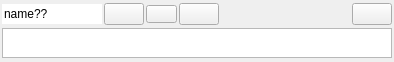
<?xml version="1.0" encoding="UTF-8"?>
<ui version="4.0">
 <class>FormSettingsField</class>
 <widget class="QWidget" name="FormSettingsField">
  <property name="geometry">
   <rect>
    <x>0</x>
    <y>0</y>
    <width>394</width>
    <height>62</height>
   </rect>
  </property>
  <property name="sizePolicy">
   <sizepolicy hsizetype="Preferred" vsizetype="Minimum">
    <horstretch>0</horstretch>
    <verstretch>0</verstretch>
   </sizepolicy>
  </property>
  <property name="maximumSize">
   <size>
    <width>16777215</width>
    <height>62</height>
   </size>
  </property>
  <property name="windowTitle">
   <string>Form</string>
  </property>
  <layout class="QVBoxLayout" name="verticalLayout">
   <property name="spacing">
    <number>2</number>
   </property>
   <property name="sizeConstraint">
    <enum>QLayout::SetMinimumSize</enum>
   </property>
   <property name="leftMargin">
    <number>2</number>
   </property>
   <property name="topMargin">
    <number>2</number>
   </property>
   <property name="rightMargin">
    <number>2</number>
   </property>
   <property name="bottomMargin">
    <number>2</number>
   </property>
   <item>
    <layout class="QHBoxLayout" name="horizontalLayout">
     <item>
      <widget class="QLineEdit" name="lineEditName">
       <property name="sizePolicy">
        <sizepolicy hsizetype="Minimum" vsizetype="Fixed">
         <horstretch>0</horstretch>
         <verstretch>0</verstretch>
        </sizepolicy>
       </property>
       <property name="maximumSize">
        <size>
         <width>100</width>
         <height>16777215</height>
        </size>
       </property>
       <property name="text">
        <string>name??</string>
       </property>
       <property name="frame">
        <bool>false</bool>
       </property>
       <property name="clearButtonEnabled">
        <bool>false</bool>
       </property>
      </widget>
     </item>
     <item>
      <widget class="QPushButton" name="pushButton">
       <property name="toolTip">
        <string>Hide/show description</string>
       </property>
       <property name="text">
        <string/>
       </property>
       <property name="icon">
        <iconset resource="content.qrc">
         <normaloff>:/resources/text.png</normaloff>:/resources/text.png</iconset>
       </property>
       <property name="checkable">
        <bool>true</bool>
       </property>
      </widget>
     </item>
     <item>
      <widget class="QPushButton" name="pushButtonSave">
       <property name="maximumSize">
        <size>
         <width>50</width>
         <height>16777215</height>
        </size>
       </property>
       <property name="font">
        <font>
         <pointsize>6</pointsize>
        </font>
       </property>
       <property name="toolTip">
        <string>Click here to save current settings</string>
       </property>
       <property name="statusTip">
        <string>Save project</string>
       </property>
       <property name="whatsThis">
        <string>Save project</string>
       </property>
       <property name="text">
        <string/>
       </property>
       <property name="icon">
        <iconset resource="content.qrc">
         <normaloff>:/resources/save.png</normaloff>:/resources/save.png</iconset>
       </property>
      </widget>
     </item>
     <item>
      <widget class="QPushButton" name="pushButtonLoad">
       <property name="maximumSize">
        <size>
         <width>50</width>
         <height>16777215</height>
        </size>
       </property>
       <property name="toolTip">
        <string>Load saved settings from file</string>
       </property>
       <property name="statusTip">
        <string>Reload Project</string>
       </property>
       <property name="whatsThis">
        <string>Reload project</string>
       </property>
       <property name="text">
        <string/>
       </property>
       <property name="icon">
        <iconset resource="content.qrc">
         <normaloff>:/resources/replot.png</normaloff>:/resources/replot.png</iconset>
       </property>
      </widget>
     </item>
     <item>
      <spacer name="horizontalSpacer">
       <property name="orientation">
        <enum>Qt::Horizontal</enum>
       </property>
       <property name="sizeHint" stdset="0">
        <size>
         <width>40</width>
         <height>20</height>
        </size>
       </property>
      </spacer>
     </item>
     <item>
      <widget class="QPushButton" name="pushButtonDelete">
       <property name="maximumSize">
        <size>
         <width>50</width>
         <height>16777215</height>
        </size>
       </property>
       <property name="toolTip">
        <string>Delete settings file</string>
       </property>
       <property name="statusTip">
        <string>Delete project</string>
       </property>
       <property name="whatsThis">
        <string>Delete project</string>
       </property>
       <property name="text">
        <string/>
       </property>
       <property name="icon">
        <iconset resource="content.qrc">
         <normaloff>:/resources/trash.png</normaloff>:/resources/trash.png</iconset>
       </property>
      </widget>
     </item>
    </layout>
   </item>
   <item>
    <widget class="QTextEdit" name="textEditDescription">
     <property name="maximumSize">
      <size>
       <width>5000</width>
       <height>30</height>
      </size>
     </property>
    </widget>
   </item>
  </layout>
 </widget>
 <resources>
  <include location="content.qrc"/>
 </resources>
 <connections>
  <connection>
   <sender>pushButton</sender>
   <signal>toggled(bool)</signal>
   <receiver>textEditDescription</receiver>
   <slot>setVisible(bool)</slot>
   <hints>
    <hint type="sourcelabel">
     <x>133</x>
     <y>19</y>
    </hint>
    <hint type="destinationlabel">
     <x>125</x>
     <y>42</y>
    </hint>
   </hints>
  </connection>
 </connections>
</ui>
